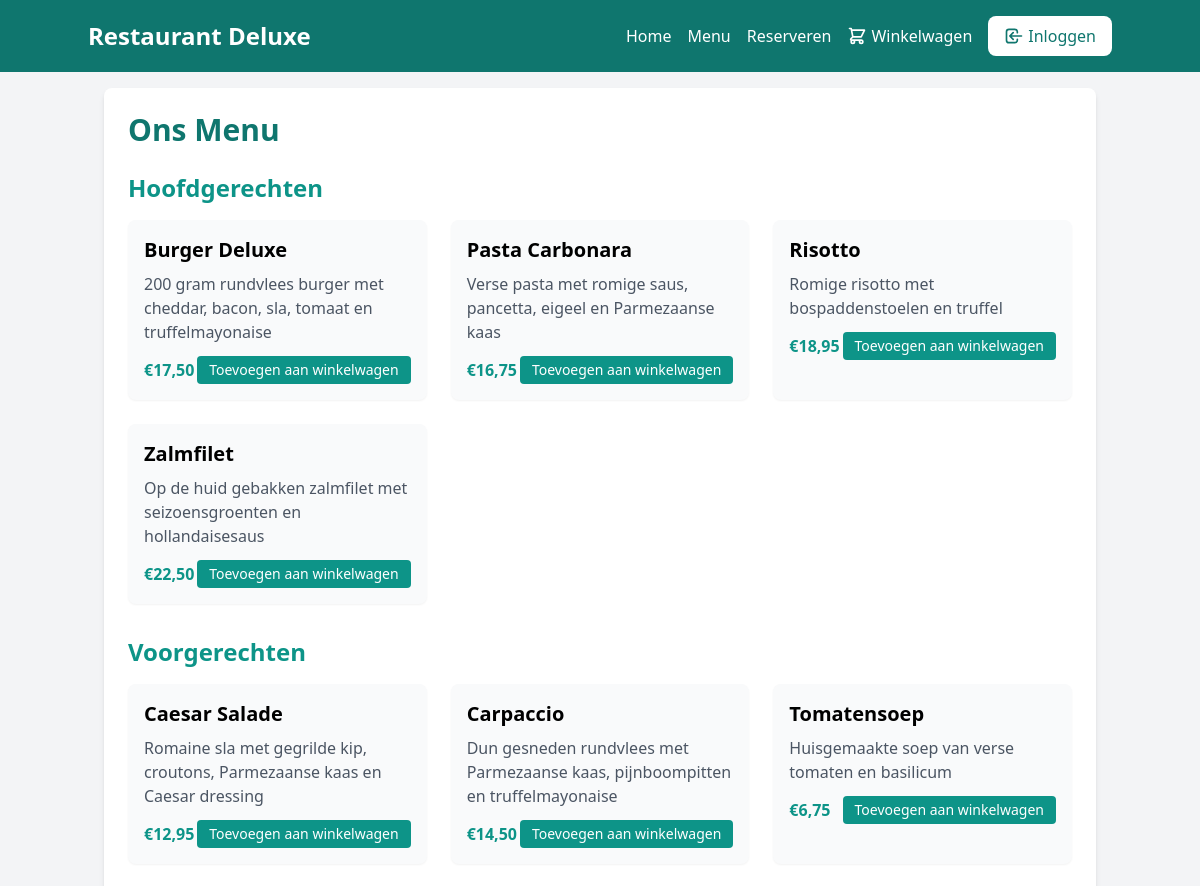
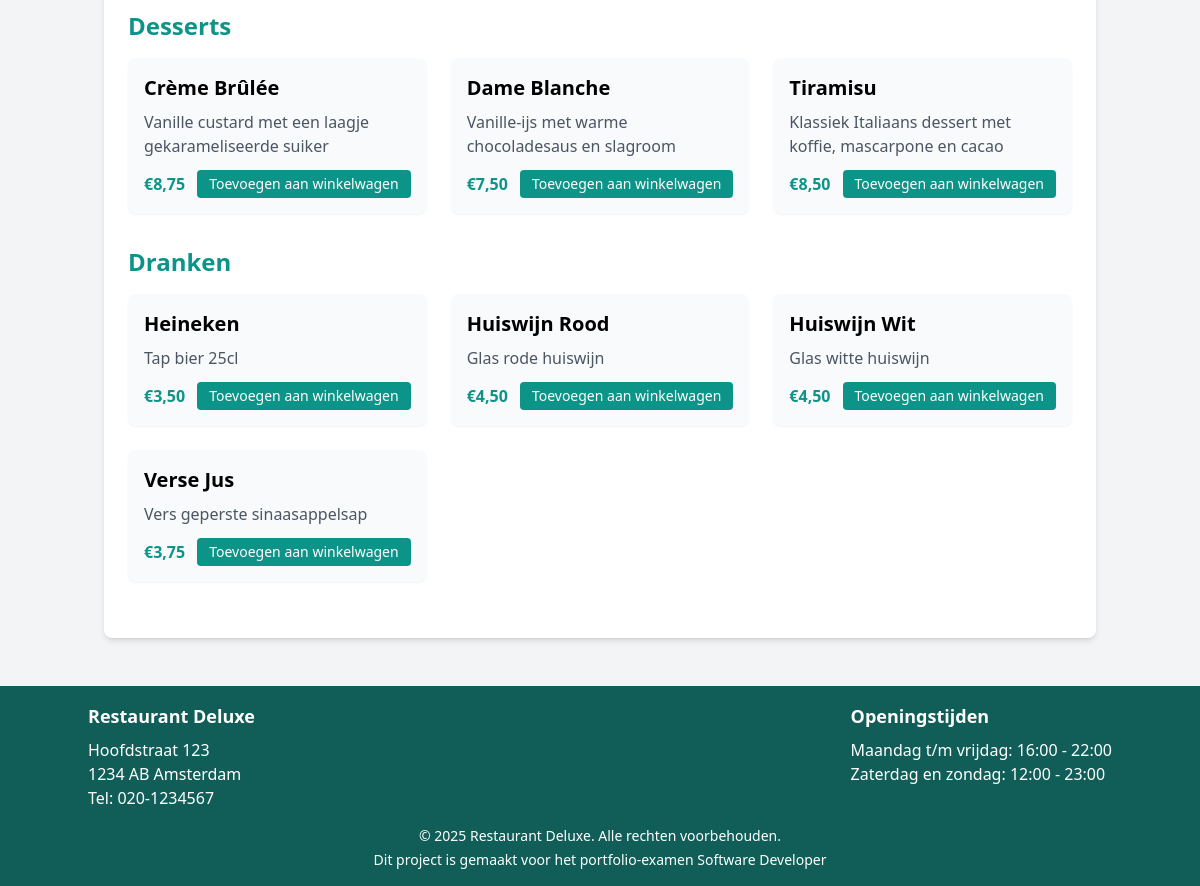
The page /menu on the database its author committed (2 pictures, top to bottom).
### tables this page shows
CREATE TABLE IF NOT EXISTS producten (
    id INT AUTO_INCREMENT PRIMARY KEY,
    naam VARCHAR(255) NOT NULL,
    prijs DECIMAL(10, 2) NOT NULL,
    beschrijving TEXT,
    categorie VARCHAR(50) NOT NULL DEFAULT 'Overig'
);

### includes/db.php (called while the page is built, shortened)
<?php
class DB {
    private $connection = null;
    public function connect() {
        $username = "root";
        $password = "root";
        $dbname = "webshop";
        try {
            try {
                $this->connection = new PDO(
                    "mysql:host=127.0.0.1;port=8889;dbname=$dbname",
                    $username, $password
                );
            } catch (PDOException $e) {
                $this->connection = new PDO(
                    "mysql:unix_socket=/Applications/MAMP/tmp/mysql/mysql.sock;dbname=$dbname",
                    $username, $password
                );
            }
            $this->connection->setAttribute(
                PDO::ATTR_ERRMODE,
                PDO::ERRMODE_EXCEPTION
            );
            $this->connection->setAttribute(
                PDO::ATTR_DEFAULT_FETCH_MODE,
                PDO::FETCH_ASSOC
            );
            return $this->connection;
        }
        catch(PDOException $e) {
            die('Fout bij verbinden met database: ' . $e->getMessage());
        }
    }
    public function getAllProducts() {
        $stmt = $this->connect()->prepare("SELECT * FROM producten ORDER BY naam");
        $stmt->execute();
        return $stmt;
    }
}
$db = new DB();
?>

### views/menu/index.php (the view, shortened to what this page needs)
<?php include __DIR__ . '/../../includes/header.php'; ?>
<div class="bg-white p-6 rounded-lg shadow-md">
    <h2 class="text-3xl font-bold text-teal-700 mb-6">Ons Menu</h2>
    <?php
    require_once __DIR__ . '/../../includes/db.php';
    try {
        $stmt = $db->getAllProducts();
        $producten = $stmt->fetchAll();
        $categorien = [];
        foreach ($producten as $product) {
            $categorien[$product['categorie']][] = $product;
        }
        foreach ($categorien as $categorie => $producten): ?>
            <div class="mb-8">
                <h3 class="text-2xl font-semibold text-teal-600 mb-4"><?= htmlspecialchars($categorie) ?></h3>
    <div class="grid grid-cols-1 md:grid-cols-2 lg:grid-cols-3 gap-6">
        <?php foreach ($producten as $product): ?>
                        <div class="bg-gray-50 p-4 rounded-lg shadow-sm">
                            <h4 class="text-xl font-semibold mb-2"><?= htmlspecialchars($product['naam']) ?></h4>
                            <p class="text-gray-600 mb-3"><?= htmlspecialchars($product['beschrijving']) ?></p>
            <div class="flex justify-between items-center">
                <span class="text-teal-600 font-bold">€<?= number_format($product['prijs'], 2, ',', '.') ?></span>
                                <a href="/webshop/menu?add=<?= $product['id'] ?>" class="bg-teal-600 hover:bg-teal-700 text-white py-1 px-3 rounded text-sm transition">
                                    Toevoegen aan winkelwagen
                                </a>
            </div>
        </div>
        <?php endforeach; ?>
    </div>
            </div>
        <?php endforeach;
    } catch (PDOException $e) { ?>
        <div class="bg-red-100 text-red-600 p-4 rounded">
            Er is een probleem bij het ophalen van de menukaart. Probeer het later opnieuw.
        </div>
    <?php } ?>
</div>
<?php include __DIR__ . '/../../includes/footer.php'; ?>

### includes/header.php (shortened to what this page needs)
<!DOCTYPE html>
<html lang="nl">
<head>
    <script src="https://cdn.tailwindcss.com"></script>
</head>
<body class="bg-gray-100 min-h-screen">
    <header class="bg-teal-700 text-white p-4">
        <div class="container mx-auto flex justify-between items-center">
            <h1 class="text-2xl font-bold">Restaurant Deluxe</h1>
            <nav>
                <ul class="flex space-x-4 items-center">
                    <li><a href="/webshop/home" class="hover:underline">Home</a></li>
                    <li><a href="/webshop/menu" class="hover:underline">Menu</a></li>
                    <li><a href="/webshop/reserveer" class="hover:underline">Reserveren</a></li>
                    <li><a href="/webshop/cart" class="hover:underline flex items-center">
                        Winkelwagen
                    </a></li>
                    <li class="ml-4">
                        <?php if(isset($_SESSION['user_id'])): ?>
                            <a href="/webshop/dashboard" class="bg-white text-teal-700 hover:bg-teal-50 py-2 px-4 rounded-lg transition flex items-center">
                                <svg xmlns="http://www.w3.org/2000/svg" class="h-5 w-5 mr-1" fill="none" viewBox="0 0 24 24" stroke="currentColor">
                                    <path stroke-linecap="round" stroke-linejoin="round" stroke-width="2" d="M16 7a4 4 0 11-8 0 4 4 0 018 0zM12 14a7 7 0 00-7 7h14a7 7 0 00-7-7z" />
                                </svg>
                                Mijn Account
                            </a>
                        <?php else: ?>
                            <a href="/webshop/auth/login" class="bg-white text-teal-700 hover:bg-teal-50 py-2 px-4 rounded-lg transition flex items-center">
                                <svg xmlns="http://www.w3.org/2000/svg" class="h-5 w-5 mr-1" fill="none" viewBox="0 0 24 24" stroke="currentColor">
                                    <path stroke-linecap="round" stroke-linejoin="round" stroke-width="2" d="M11 16l-4-4m0 0l4-4m-4 4h14m-5 4v1a3 3 0 01-3 3H6a3 3 0 01-3-3V7a3 3 0 013-3h7a3 3 0 013 3v1" />
                                </svg>
                                Inloggen
                            </a>
                        <?php endif; ?>
                    </li>
                </ul>
            </nav>
        </div>
    </header>
    <main class="container mx-auto p-4">

### includes/footer.php
    </main>
    <footer class="bg-teal-800 text-white p-4 mt-8">
        <div class="container mx-auto">
            <div class="flex flex-col md:flex-row justify-between">
                <div class="mb-4 md:mb-0">
                    <h3 class="text-lg font-bold mb-2">Restaurant Deluxe</h3>
                    <p>Hoofdstraat 123</p>
                    <p>1234 AB Amsterdam</p>
                    <p>Tel: 020-1234567</p>
                </div>
                <div>
                    <h3 class="text-lg font-bold mb-2">Openingstijden</h3>
                    <p>Maandag t/m vrijdag: 16:00 - 22:00</p>
                    <p>Zaterdag en zondag: 12:00 - 23:00</p>
                </div>
            </div>
            <div class="mt-4 text-center text-sm">
                <p>&copy; <?= date('Y') ?> Restaurant Deluxe. Alle rechten voorbehouden.</p>
                <p class="mt-1">Dit project is gemaakt voor het portfolio-examen Software Developer</p>
            </div>
        </div>
    </footer>
</body>
</html>

### rows shown on the page
producten: naam "Burger Deluxe", beschrijving "200 gram rundvlees burger met cheddar, bacon, sla, tomaat en truffelmayonaise", prijs "17,50"
producten: naam "Pasta Carbonara", beschrijving "Verse pasta met romige saus, pancetta, eigeel en Parmezaanse kaas", prijs "16,75"
producten: naam "Risotto", beschrijving "Romige risotto met bospaddenstoelen en truffel", prijs "18,95"
producten: naam "Zalmfilet", beschrijving "Op de huid gebakken zalmfilet met seizoensgroenten en hollandaisesaus", prijs "22,50"
producten: naam "Caesar Salade", beschrijving "Romaine sla met gegrilde kip, croutons, Parmezaanse kaas en Caesar dressing", prijs "12,95"
producten: naam "Carpaccio", beschrijving "Dun gesneden rundvlees met Parmezaanse kaas, pijnboompitten en truffelmayonaise", prijs "14,50"
producten: naam "Tomatensoep", beschrijving "Huisgemaakte soep van verse tomaten en basilicum", prijs "6,75"
producten: naam "Crème Brûlée", beschrijving "Vanille custard met een laagje gekarameliseerde suiker", prijs "8,75"
producten: naam "Dame Blanche", beschrijving "Vanille-ijs met warme chocoladesaus en slagroom", prijs "7,50"
producten: naam "Tiramisu", beschrijving "Klassiek Italiaans dessert met koffie, mascarpone en cacao", prijs "8,50"
producten: naam "Heineken", beschrijving "Tap bier 25cl", prijs "3,50"
producten: naam "Huiswijn Rood", beschrijving "Glas rode huiswijn", prijs "4,50"
producten: naam "Huiswijn Wit", beschrijving "Glas witte huiswijn", prijs "4,50"
producten: naam "Verse Jus", beschrijving "Vers geperste sinaasappelsap", prijs "3,75"

### other values the page prints
$categorie "Hoofdgerechten"
$categorie "Voorgerechten"
$categorie "Desserts"
$categorie "Dranken"
